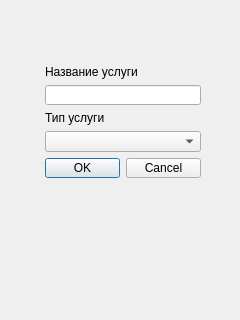
<?xml version="1.0" encoding="UTF-8"?>
<ui version="4.0">
 <class>Dialog_with_LineEdit</class>
 <widget class="QDialog" name="Dialog_with_LineEdit">
  <property name="geometry">
   <rect>
    <x>0</x>
    <y>0</y>
    <width>240</width>
    <height>320</height>
   </rect>
  </property>
  <property name="windowTitle">
   <string>Dialog</string>
  </property>
  <widget class="QWidget" name="verticalLayoutWidget">
   <property name="geometry">
    <rect>
     <x>40</x>
     <y>60</y>
     <width>166</width>
     <height>128</height>
    </rect>
   </property>
   <layout class="QVBoxLayout" name="verticalLayout">
    <property name="leftMargin">
     <number>5</number>
    </property>
    <property name="topMargin">
     <number>5</number>
    </property>
    <property name="rightMargin">
     <number>5</number>
    </property>
    <property name="bottomMargin">
     <number>10</number>
    </property>
    <item>
     <widget class="QLabel" name="label">
      <property name="text">
       <string>Название услуги</string>
      </property>
     </widget>
    </item>
    <item>
     <widget class="QLineEdit" name="lineEdit"/>
    </item>
    <item>
     <widget class="QLabel" name="label_2">
      <property name="text">
       <string>Тип услуги</string>
      </property>
     </widget>
    </item>
    <item>
     <widget class="QComboBox" name="comboBox"/>
    </item>
    <item>
     <widget class="QDialogButtonBox" name="buttonBox">
      <property name="orientation">
       <enum>Qt::Horizontal</enum>
      </property>
      <property name="standardButtons">
       <set>QDialogButtonBox::Cancel|QDialogButtonBox::Ok</set>
      </property>
      <property name="centerButtons">
       <bool>true</bool>
      </property>
     </widget>
    </item>
   </layout>
  </widget>
 </widget>
 <resources/>
 <connections>
  <connection>
   <sender>buttonBox</sender>
   <signal>accepted()</signal>
   <receiver>Dialog_with_LineEdit</receiver>
   <slot>accept()</slot>
   <hints>
    <hint type="sourcelabel">
     <x>248</x>
     <y>254</y>
    </hint>
    <hint type="destinationlabel">
     <x>157</x>
     <y>274</y>
    </hint>
   </hints>
  </connection>
  <connection>
   <sender>buttonBox</sender>
   <signal>rejected()</signal>
   <receiver>Dialog_with_LineEdit</receiver>
   <slot>reject()</slot>
   <hints>
    <hint type="sourcelabel">
     <x>316</x>
     <y>260</y>
    </hint>
    <hint type="destinationlabel">
     <x>286</x>
     <y>274</y>
    </hint>
   </hints>
  </connection>
 </connections>
</ui>
